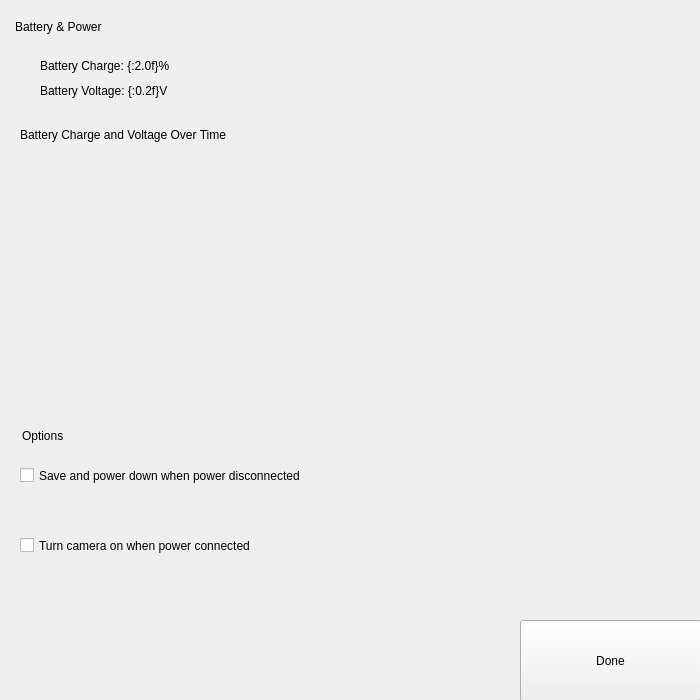
<?xml version="1.0" encoding="UTF-8"?>
<ui version="4.0">
 <class>Power</class>
 <widget class="QWidget" name="Power">
  <property name="geometry">
   <rect>
    <x>0</x>
    <y>0</y>
    <width>700</width>
    <height>700</height>
   </rect>
  </property>
  <property name="windowTitle">
   <string>Battery &amp; Power</string>
  </property>
  <widget class="Backdrop" name="backdrop">
   <property name="geometry">
    <rect>
     <x>0</x>
     <y>0</y>
     <width>700</width>
     <height>700</height>
    </rect>
   </property>
  </widget>
  <widget class="HeaderLabel" name="headerlabel">
   <property name="geometry">
    <rect>
     <x>15</x>
     <y>11</y>
     <width>221</width>
     <height>31</height>
    </rect>
   </property>
   <property name="text">
    <string>Battery &amp; Power</string>
   </property>
  </widget>
  <widget class="Label" name="uiChargeLabel">
   <property name="geometry">
    <rect>
     <x>40</x>
     <y>50</y>
     <width>281</width>
     <height>31</height>
    </rect>
   </property>
   <property name="text">
    <string>Battery Charge: {:2.0f}%</string>
   </property>
  </widget>
  <widget class="Label" name="uiVoltageLabel">
   <property name="geometry">
    <rect>
     <x>40</x>
     <y>80</y>
     <width>281</width>
     <height>21</height>
    </rect>
   </property>
   <property name="text">
    <string>Battery Voltage: {:0.2f}V</string>
   </property>
  </widget>
  <widget class="Label" name="label_3">
   <property name="geometry">
    <rect>
     <x>20</x>
     <y>120</y>
     <width>371</width>
     <height>30</height>
    </rect>
   </property>
   <property name="text">
    <string>Battery Charge and Voltage Over Time</string>
   </property>
  </widget>
  <widget class="HeaderLabel" name="headerlabel_2">
   <property name="geometry">
    <rect>
     <x>22</x>
     <y>420</y>
     <width>141</width>
     <height>31</height>
    </rect>
   </property>
   <property name="text">
    <string>Options</string>
   </property>
  </widget>
  <widget class="CheckBox" name="uiSafelyPowerDown">
   <property name="geometry">
    <rect>
     <x>20</x>
     <y>440</y>
     <width>431</width>
     <height>71</height>
    </rect>
   </property>
   <property name="text">
    <string>Save and power down when power disconnected</string>
   </property>
   <property name="clickMarginBottom" stdset="0">
    <enum>CheckBox::half</enum>
   </property>
   <property name="linkedValueName" stdset="0">
    <string>powerOffWhenMainsLost</string>
   </property>
  </widget>
  <widget class="CheckBox" name="uiStartWhenPowered">
   <property name="geometry">
    <rect>
     <x>20</x>
     <y>510</y>
     <width>391</width>
     <height>71</height>
    </rect>
   </property>
   <property name="text">
    <string>Turn camera on when power connected</string>
   </property>
   <property name="clickMarginTop" stdset="0">
    <enum>CheckBox::half</enum>
   </property>
   <property name="linkedValueName" stdset="0">
    <string>powerOnWhenMainsConnected</string>
   </property>
  </widget>
  <widget class="Button" name="uiDone">
   <property name="geometry">
    <rect>
     <x>520</x>
     <y>620</y>
     <width>181</width>
     <height>81</height>
    </rect>
   </property>
   <property name="text">
    <string>Done</string>
   </property>
  </widget>
  <widget class="QWidget" name="uiChart" native="true">
   <property name="geometry">
    <rect>
     <x>20</x>
     <y>160</y>
     <width>471</width>
     <height>241</height>
    </rect>
   </property>
  </widget>
 </widget>
 <customwidgets>
  <customwidget>
   <class>Backdrop</class>
   <extends>QLabel</extends>
   <header>backdrop</header>
  </customwidget>
  <customwidget>
   <class>Button</class>
   <extends>QPushButton</extends>
   <header>button</header>
  </customwidget>
  <customwidget>
   <class>CheckBox</class>
   <extends>QCheckBox</extends>
   <header>check_box</header>
  </customwidget>
  <customwidget>
   <class>HeaderLabel</class>
   <extends>QLabel</extends>
   <header>header_label</header>
  </customwidget>
  <customwidget>
   <class>Label</class>
   <extends>QLabel</extends>
   <header>label</header>
  </customwidget>
 </customwidgets>
 <tabstops>
  <tabstop>uiDone</tabstop>
  <tabstop>uiSafelyPowerDown</tabstop>
  <tabstop>uiStartWhenPowered</tabstop>
 </tabstops>
 <resources/>
 <connections/>
</ui>
